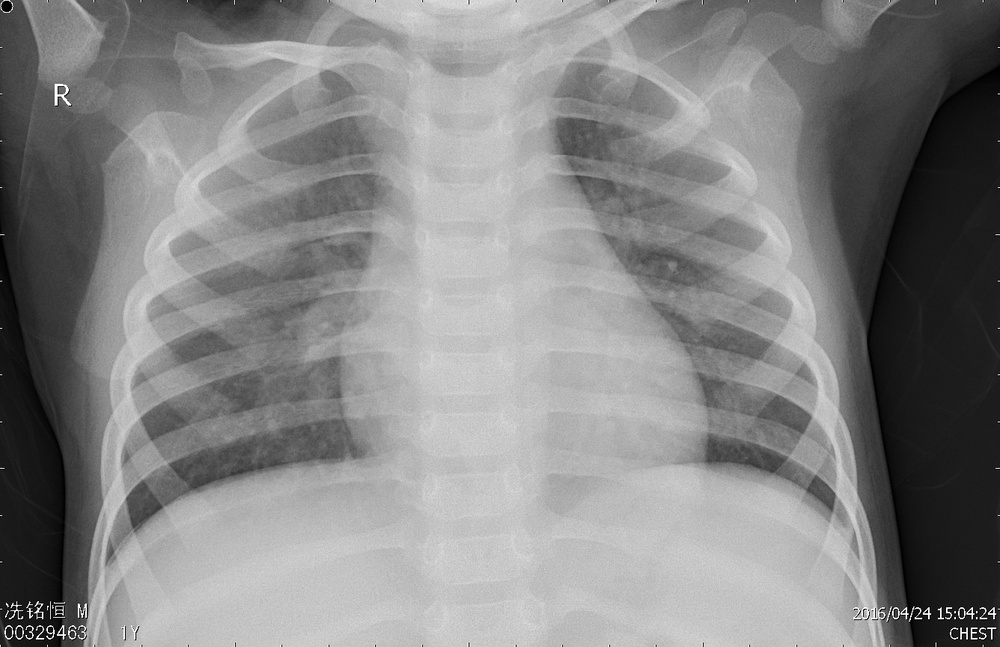
#> input picture chest_xray_new/train/NORMAL/NORMAL2-IM-0611-0001.jpeg, 1000 x 647 px, shrunk from 1336 x 864 before the run; its folder holds only this picture in this run
$ jupyter execute --allow-errors filing.ipynb
#> lines starting #> are read from the running program, lines starting #| are printed output that depends on the picture; after the words box and inside, x2 and y2 are one past the last pixel; in counts of white or black regions, pixels touching at a corner belong together
#> further down, curImg is the input picture: shape (647, 1000); min 0, max 255, mean 133
## Importing required libraries

[cell 1]
import os
import cv2
import numpy as np
import pandas as pd
import matplotlib.pyplot as plt

[cell 2]
train_img = "train/"
val_img = "val/"
test_img = "test/"

train_pre_img = "train_pre/"
val_pre_img = "val_pre/"
test_pre_img = "test_pre/"

normal = "NORMAL/"
pneumonia = "PNEUMONIA/"

normal_train = os.listdir(train_img + normal)
#> (the rest of this cell did not finish here and is left out)

## Applying preprocessing image analysis techniques on train and test datasets to create preprocessed datasets (train_pre and test_pre)

[cell 3]
def pre_process(org):
    # highboost
    gauss = cv2.GaussianBlur(org, (7,7), 0)
    hbf = cv2.addWeighted(org, 3, gauss, -2, 0)

    # adaptive histogram equalization
    clahe = cv2.createCLAHE(clipLimit=3,tileGridSize=(5,5))
    histEq = clahe.apply(hbf)
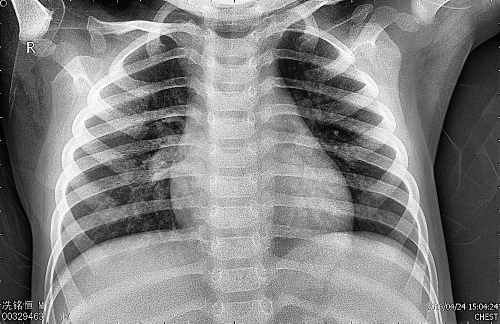
#> histEq: shape (647, 1000) (shown at 1/2 size); min 0, max 255, mean 129.9

    # median filtering
    median = cv2.medianBlur(histEq , 3)

    # morph gradient
    kernel = np.ones((3,3),np.uint8)
    gradient = cv2.morphologyEx(median, cv2.MORPH_GRADIENT, kernel)
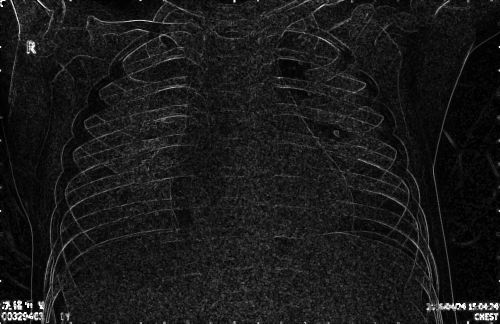
#> gradient: shape (647, 1000) (shown at 1/2 size); min 0, max 253, mean 25.1

    # canny
    edges = cv2.Canny(gradient,110,255)
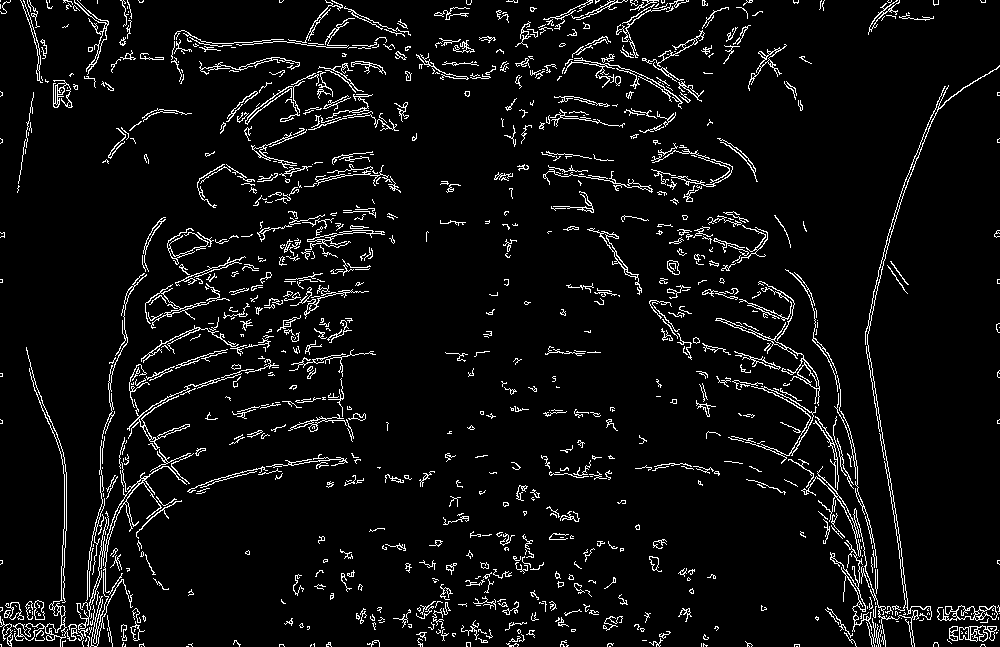
#> edges: shape (647, 1000); 5.6% white in thin lines or dots

    # otsu
    blur = cv2.GaussianBlur(edges,(3,3),0)
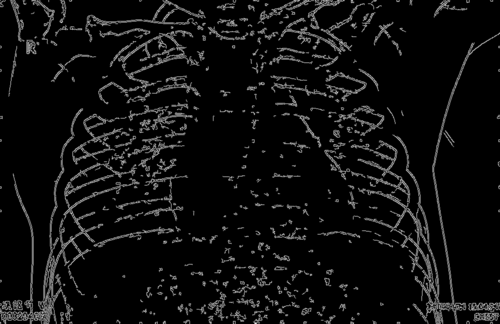
#> blur: shape (647, 1000) (shown at 1/2 size); min 0, max 255, mean 14.4
    _,thresh = cv2.threshold(blur,0,255,cv2.THRESH_BINARY+cv2.THRESH_OTSU)
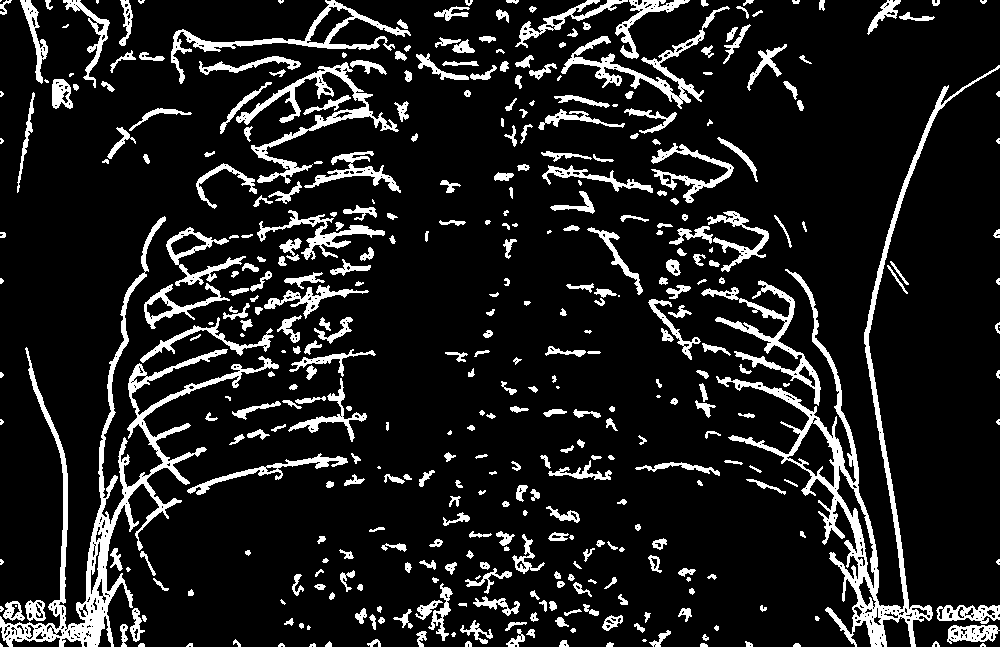
#> thresh: shape (647, 1000); 12.1% white; 406 white regions (48 under 20 px), largest, box (x1, y1, x2, y2) and area: (0, 216, 279, 647) 10857, (716, 65, 1000, 647) 10543, (236, 62, 399, 184) 3017

    return thresh

[cell 4]
for i,img in enumerate(normal_train):
    print(i)

    curImg = cv2.imread(train_img+normal+img , 0)

    dst = pre_process(curImg)

    cv2.imwrite(train_pre_img+normal+"pre_"+img , dst)

#     if i == 300:
#         break

$ run again, on chest_xray_new/train/NORMAL/NORMAL2-IM-0696-0001.jpeg
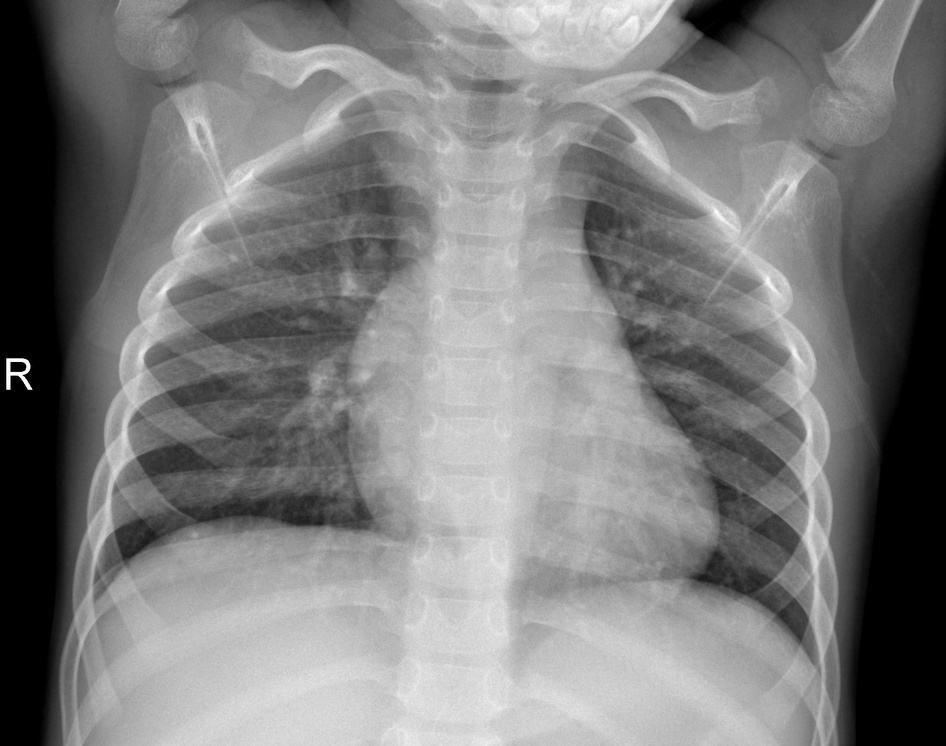
#> input picture chest_xray_new/train/NORMAL/NORMAL2-IM-0696-0001.jpeg, 946 x 746 px, shrunk from 1802 x 1422 before the run
#> curImg is the input picture: shape (746, 946); min 0, max 255, mean 124.4
#> in pre_process, `edges = cv2.Canny(gradient,110,255)`:
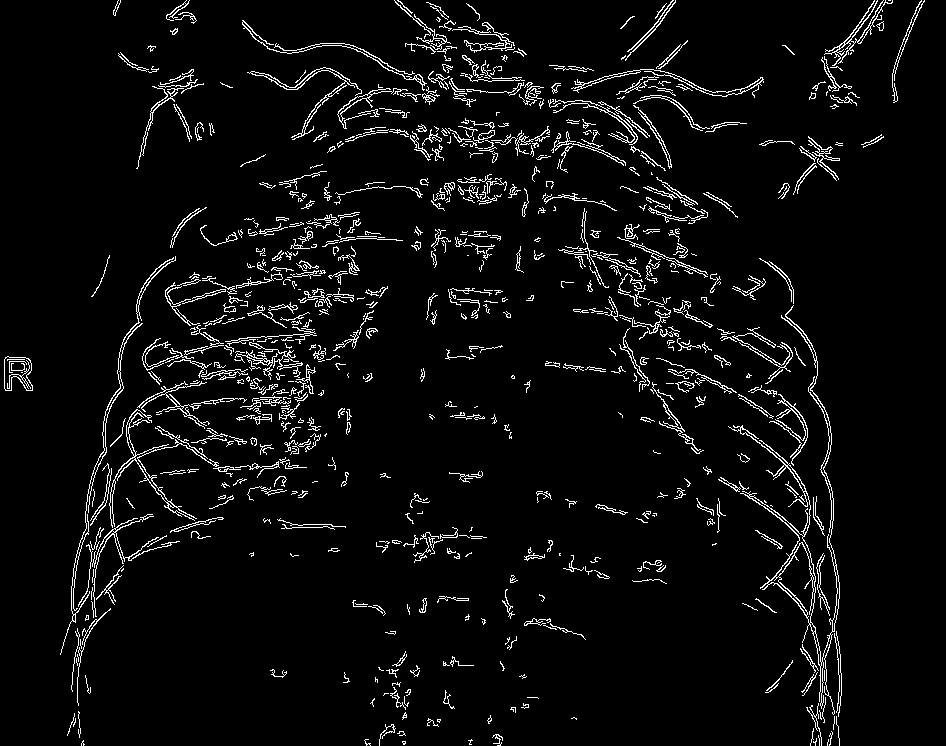
#> edges: shape (746, 946); 4.9% white in thin lines or dots
#> in pre_process, `_,thresh = cv2.threshold(blur,0,255,cv2.THRESH_BINARY+cv2.THRESH_OTSU)`:
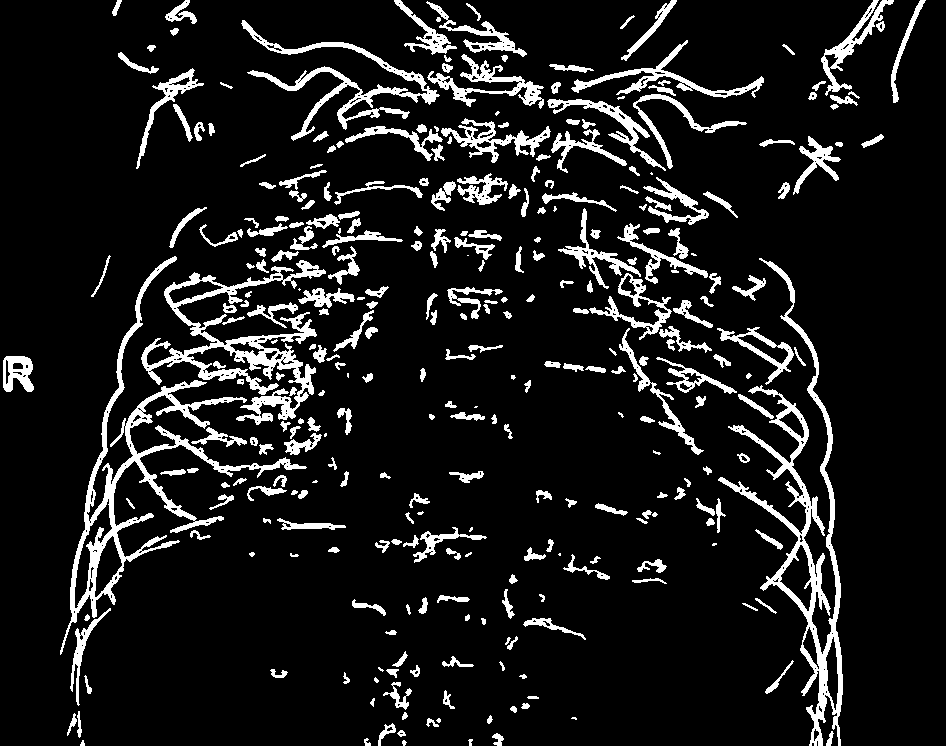
#> thresh: shape (746, 946); 10.4% white; 314 white regions (26 under 20 px), largest, box (x1, y1, x2, y2) and area: (60, 256, 307, 655) 8183, (718, 258, 843, 746) 8135, (141, 260, 326, 425) 6649

$ run again, on chest_xray_new/train/NORMAL/NORMAL2-IM-0824-0001.jpeg
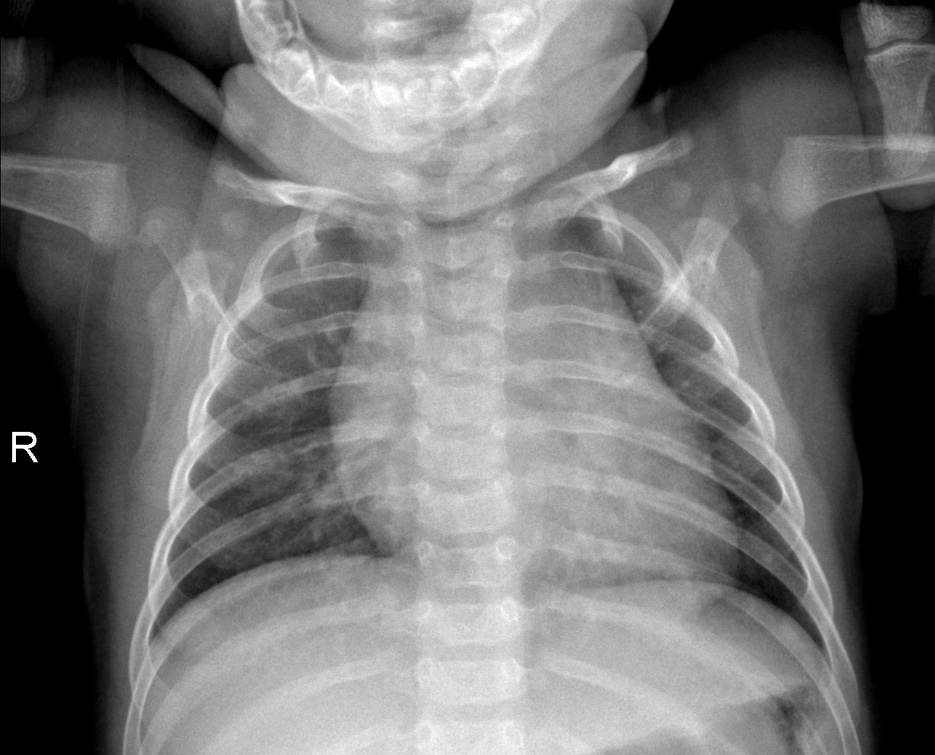
#> input picture chest_xray_new/train/NORMAL/NORMAL2-IM-0824-0001.jpeg, 935 x 755 px, shrunk from 1230 x 993 before the run
#> curImg is the input picture: shape (755, 935); min 0, max 255, mean 114.7
#> in pre_process, `edges = cv2.Canny(gradient,110,255)`:
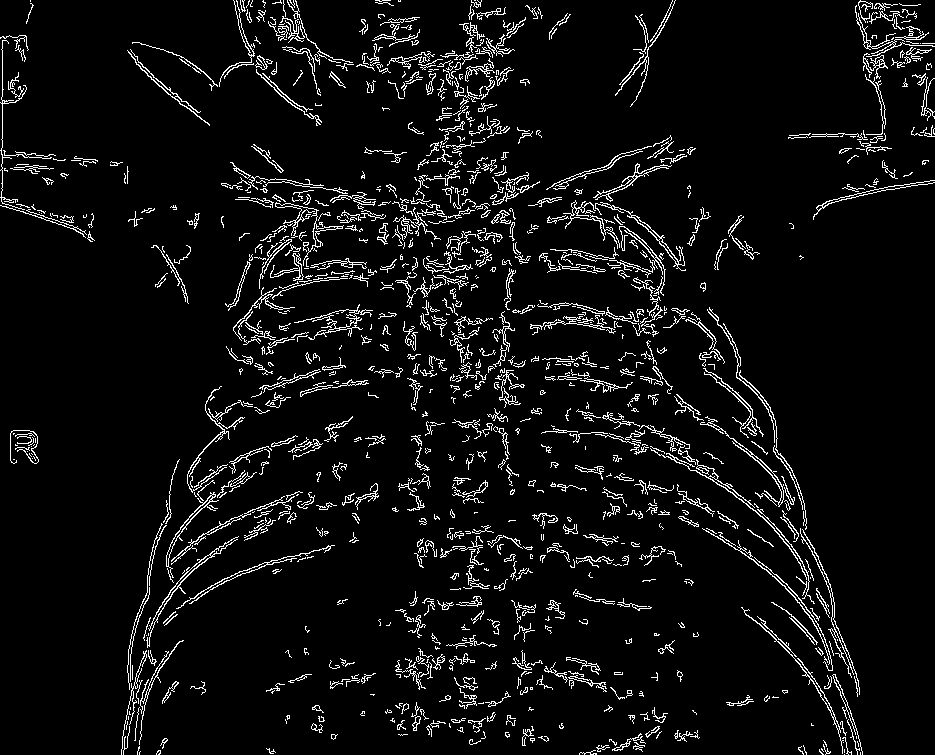
#> edges: shape (755, 935); 6% white in thin lines or dots
#> in pre_process, `_,thresh = cv2.threshold(blur,0,255,cv2.THRESH_BINARY+cv2.THRESH_OTSU)`:
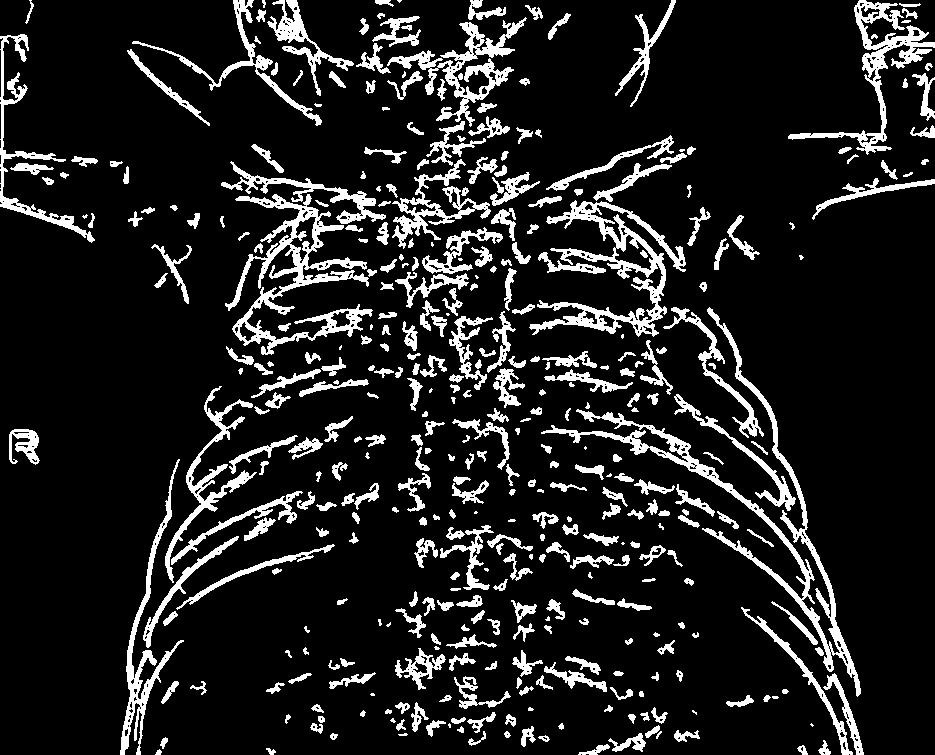
#> thresh: shape (755, 935); 12.7% white; 395 white regions (34 under 20 px), largest, box (x1, y1, x2, y2) and area: (541, 307, 861, 697) 6840, (225, 194, 373, 355) 5634, (529, 200, 686, 337) 5075
